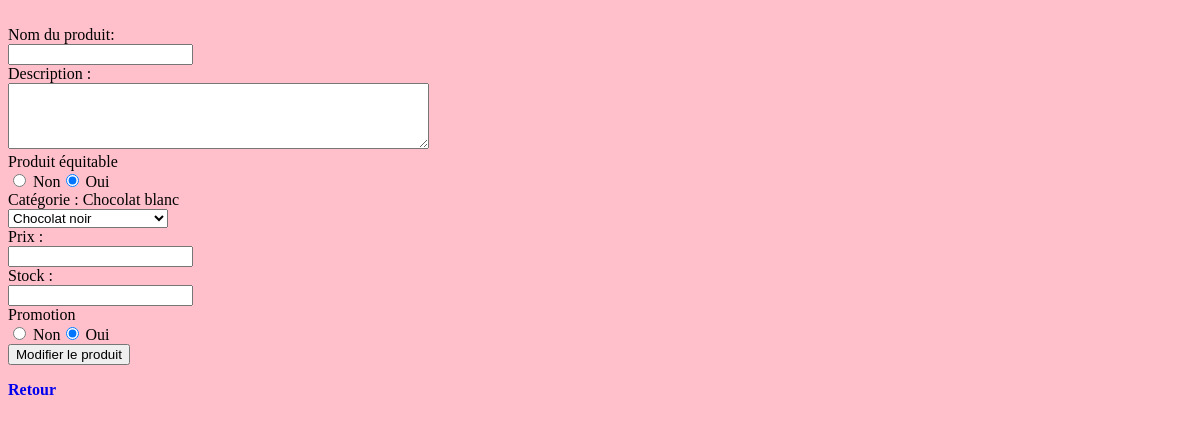
The app's page /web2reco/admin/modifier_action.php, older data.
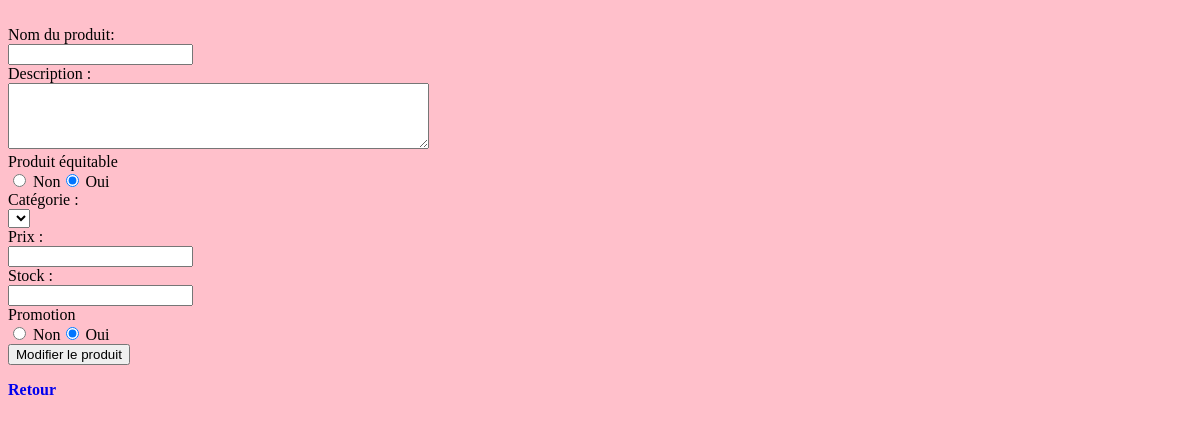
The same page, newer data.
### tables this page shows
CREATE TABLE `Categories` (
  `idCategorie` int(11) NOT NULL,
  `nomCategorie` char(50) DEFAULT NULL,
  `descriptionCat` text DEFAULT NULL
);

### web2reco/admin/classe_produit.php (the view, shortened to what this page needs)
<?php
    class Produit{
        private $idProd;
        private $nomProd;
        private $descriptionProd;
        private $prix;
        private $stock;
        public function generateForms(){
            $dbh = new PDO(DB_DSN, DB_USER, DB_PASSWORD);
            $dbh->setAttribute(PDO::ATTR_ERRMODE, PDO::ERRMODE_EXCEPTION);
            $options_categories = "";
            $sql2 = "SELECT idCategorie, nomCategorie FROM Categories ORDER BY idCategorie ASC";
            $resultat2 = $dbh->query($sql2);
            while ( ($une_categorie = $resultat2->fetch(PDO::FETCH_ASSOC)) != FALSE) {
                $options_categories .= '<option value="' . $une_categorie['idCategorie'] . '">'. $une_categorie['nomCategorie'] . '</option>';
            }
            $sql3 = "SELECT nomCategorie FROM Produits as P, Categories as C WHERE C.idCategorie = P.idCategorie";
            $resultat3 = $dbh->query($sql3);
            $categories = $resultat3->fetchAll(PDO::FETCH_ASSOC);
            $displayCategorie = "";
            foreach($categories as $categorie){
                $displayCategorie = $categorie['nomCategorie'];
            }
            echo'<form method="post" action="modifier_valide.php">';
            echo '<input type="hidden" name="idProd" value="'.$this->idProd.'"><br/>';
            echo '<label id="nomProd"> Nom du produit: </label><br/>';
            echo '<input type="text" name="nomProd" value="'.$this->nomProd.'"><br/>';
            echo '<label id="description">Description : </label><br/>';
            echo '<textarea name="description" rows="4" cols="50" >'.$this->descriptionProd.'</textarea><br/>';
            echo '<label id="prodEquitable">Produit équitable</label><br>';
            if($this->prodEquitable = 0){
                echo '<input type="radio" name="equitable" value="0"> Non';
                echo '<input type="radio" name="equitable" value="1"> Oui<br>';
            }
            else{
                echo '<input type="radio" name="equitable" value="0"> Non';
                echo '<input type="radio" name="equitable" value="1" checked> Oui<br>';
            }
            echo '<label id="categorie">Catégorie : '.$displayCategorie.'</label><br>';
            echo '<select name="idCategorie" >'.$options_categories.'</select><br>';
            echo'<label id="prix">Prix : </label><br/>';
            echo '<input type="number" step="0.01" min="0" name="prix" value="'.$this->prix.'"><br/>';
            echo '<label id="stock">Stock : </label><br/>';
            echo '<input type="number" step="1" min="0" name="stock" value="'.$this->stock.'"><br/>';
            echo '<label id="promotion">Promotion</label><br>';
            if($this->promotion = 0){
                echo '<input type="radio" name="promotion" value="0" checked> Non';
                echo '<input type="radio" name="promotion" value="1"> Oui<br>';
            }
            else{
                echo '<input type="radio" name="promotion" value="0"> Non';
                echo '<input type="radio" name="promotion" value="1" checked> Oui<br>';
            }
            echo '<button type="submit" name="save">Modifier le produit</button></form>';
        }
    }
?>

Row changes from the older to the newer data that the page shows:
removed categories: nomCategorie "Chocolat blanc"
Text that changed along with them:
form field idCategorie: "Chocolat noir" → (not shown)
